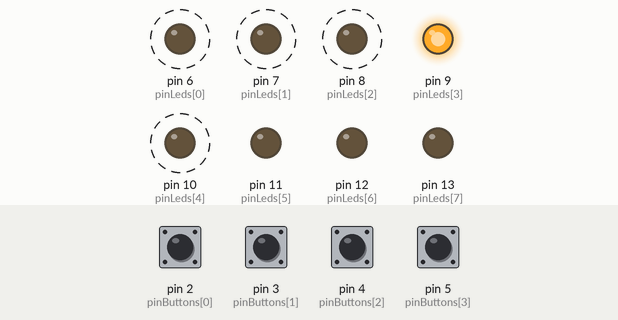
Recording of a sketch running on a simulated Arduino Uno, built with avr-gcc and run on an emulated ATmega328P. Parts: output pins drawn as LEDs (lit = HIGH). Dashed ring = blinking. Inputs (shaded band) come from the test bench; at power-on: pin 2 (pinButtons[0]), pin 3 (pinButtons[1]), pin 4 (pinButtons[2]), pin 5 (pinButtons[3]) LOW.

Above: at 1.25 s.
1.3 s: pin 3 (pinButtons[1]) pulled HIGH for 0.15 s
At 1.65 s:
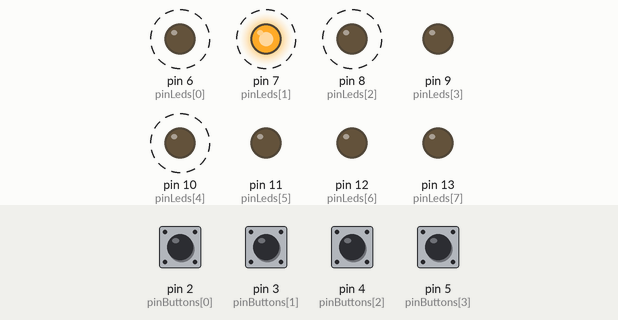
4.3 s: pin 4 (pinButtons[2]) pulled HIGH for 0.15 s
At 4.3 s:
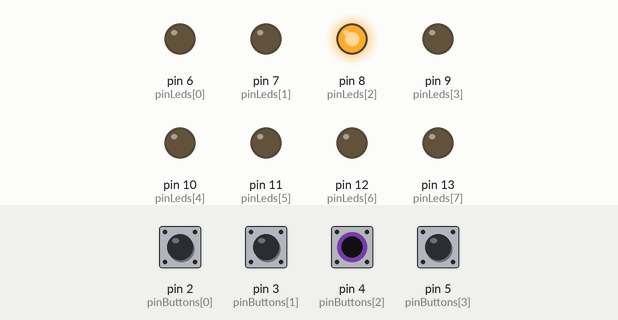
5.9 s: pin 5 (pinButtons[3]) pulled HIGH for 0.15 s
At 6.05 s:
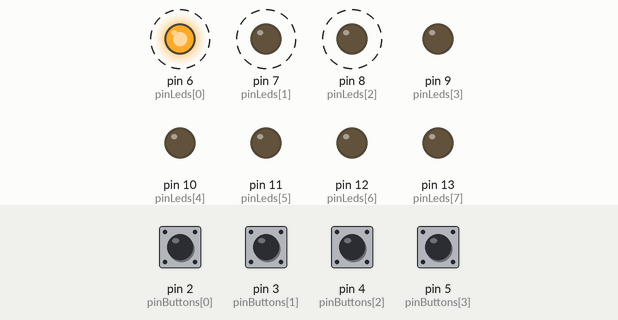
8.9 s: pin 2 (pinButtons[0]) pulled HIGH for 0.15 s
Timing chart, 0 to 12.9 s (numbered marks = the images above; inputs shaded):
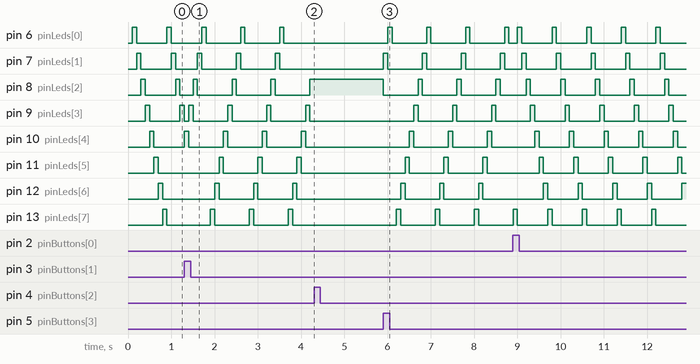

The sketch:

exp_09_01.ino
```cpp
  // Лаборатория электроники и программирования
  // Эксперимент 9
  // управляем скоростью и направлением "бегущего огня"
  // с помощью кнопок.
  //

  // пины для подключения кнопок
  int pinButtons[]={2,3,4,5};
  // для сохранения предыдущих состояний кнопок
  int lastButtons[]={0,0,0,0};
  // для сохранения текущих состояний кнопок
  int currentButtons[]={0,0,0,0};
  // пины подключения светодиодов red,yellow,green
  int pinLeds[]={6,7,8,9,10,11,12,13};
  // скорость бегущего огня
  unsigned long interval=100;
  unsigned long t=0;
  // текущий горящий светодиод
  int tekled=0;
  // направлени бегущего огня
  int dir=1;

  void setup() {
    // Сконфигурировать пины подключения кнопок как вход
    for(int i=0;i<4;i++) {
      pinMode (pinButtons[i], INPUT);
    }
    // Сконфигурировать пины подключения светодиодов
    // как выход
    for(int i=0;i<8;i++) {
      pinMode (pinLeds[i], OUTPUT);
    }

  }

  void loop() {
    // проверка нажатия кнопок выбора программ
    for(int i=0;i<4;i++)
    {
    // борьба с дребезгом
    currentButtons [i] = debounce(lastButtons [i],pinButtons [i]);
    // если нажатие...
    if (lastButtons [i] == 0 && currentButtons [i] == 1)
      {
      // функция перехода при нажатии кнопки
      doButtons(i);
      }
    lastButtons[i] = currentButtons[i];
    }

    // переключения светодиодов
    if(millis()-t>=interval) {
      for (int i=0;i<8; i=i+1) {
        if(i==tekled)
          {digitalWrite(pinLeds[i],HIGH);}
        else
          {digitalWrite(pinLeds[i],LOW);}
      }
      tekled=(tekled+dir)%8;
      if(tekled<0) {

          tekled = 8;
      }
      t=millis();
    }

  }
  // обработка клавиш выбора программ
  void doButtons(int but)
    {
    switch(but)
        {
        case 0:
              Serial.println("case for button 1");
              dir=1;
              break;
        case 1:
              Serial.println("case for button 2");
              dir=-1;
              break;
        case 2:
              Serial.println("case for button 3");
              interval -= 200;
              break;
        case 3:
              Serial.println("case for button 4");
              interval += 200;
              break;
        default:
              break;
      }
    }

  // Функция сглаживания дребезга
  int debounce(int last,int pin1) {
    int current = digitalRead(pin1);
    if (last != current)
      {
      delay(5);
      current = digitalRead(pin1);
      return current;
      }
      else
      {
        return last;
      }
  }
```

Measured:
- after the input at 4.3 s, pin 6 (pinLeds[0]), pin 7 (pinLeds[1]): stops changing and stays LOW
- after the input at 5.9 s, pin 6 (pinLeds[0]): alternates HIGH for 0.10 s and LOW for 0.80 s, starting after 0.10 s; pin 7 (pinLeds[1]): alternates HIGH for 0.10 s and LOW for 0.80 s, starting at once
- by itself, pin 9 (pinLeds[3]): repeats every 0.90 s: HIGH 0.10 s, LOW 0.80 s
- by itself, pin 6 (pinLeds[0]), pin 7 (pinLeds[1]), pin 8 (pinLeds[2]), pin 10 (pinLeds[4]), pin 11 (pinLeds[5]), pin 12 (pinLeds[6]), pin 13 (pinLeds[7]): alternates HIGH for 0.10 s and LOW for 0.80 s
